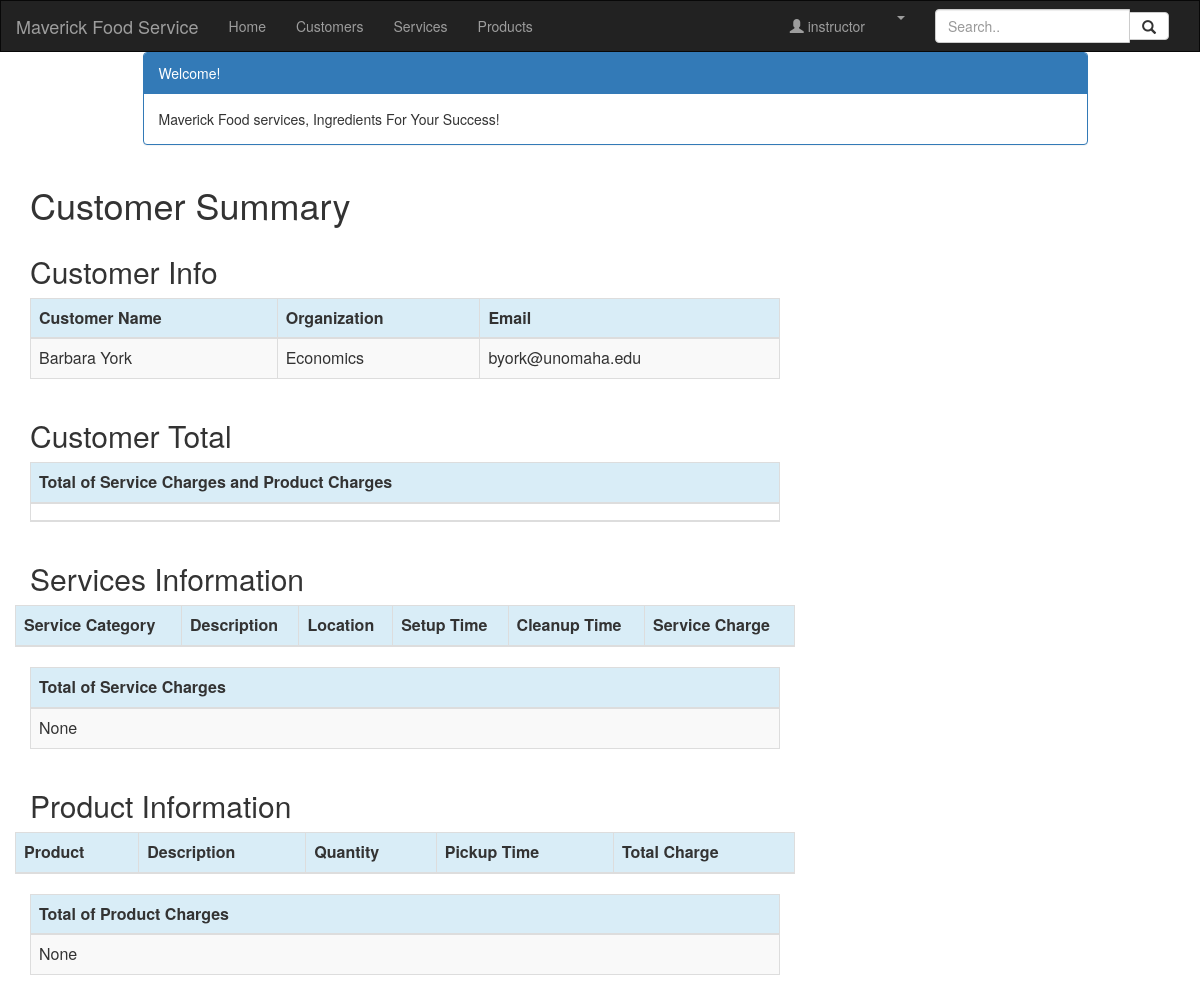
The page /customer/1/summary/ (signed in) on the database its author committed.
### crm/models.py (models this page shows, shortened)
class Customer(models.Model):
    cust_name = models.CharField(max_length=50)
    organization = models.CharField(max_length=100, blank=True)
    role = models.CharField(max_length=100)
    email = models.EmailField(max_length=100)
    bldgroom = models.CharField(max_length=100)
    address = models.CharField(max_length=200)
    account_number = models.IntegerField(blank=False, null=False)
    city = models.CharField(max_length=50)
    state = models.CharField(max_length=50)
    zipcode = models.CharField(max_length=10)
    phone_number = models.CharField(max_length=50)
    created_date = models.DateTimeField(
        default=timezone.now)
    updated_date = models.DateTimeField(auto_now_add=True)

### crm/views.py (the view)
# urls.py: path('customer/<int:pk>/summary/', views.summary, name='summary'),
@login_required
def summary(request, pk):
    customer = get_object_or_404(Customer, pk=pk)
    services = Service.objects.filter(cust_name=pk)
    products = Product.objects.filter(cust_name=pk)
    sum_service_charge = Service.objects.filter(cust_name=pk).aggregate(Sum('service_charge'))
    sum_product_charge = Product.objects.filter(cust_name=pk).aggregate(Sum('charge'))
    return render(request, 'crm/summary.html', {'customer': customer,
                                                'products': products,
                                                'services': services,
                                                'sum_service_charge': sum_service_charge,
                                                'sum_product_charge': sum_product_charge, })

### crm/templates/crm/summary.html (shortened to what this page needs)
{% extends 'crm/base.html' %}
{% block content %}
{% load mathfilters %}
{% load humanize %}
<div class="container">
    <div class="row">
        <div class="col-md-10 col-md-offset-1">
            <div class="panel panel-primary">
                <div class="panel-heading">Welcome!</div>
                <div class="panel-body">
                    Maverick Food services, Ingredients For Your Success!
                </div>
            </div>
        </div>
    </div>
</div>
<div class="row">
    <h1 style="padding-left: 15Px">Customer Summary </h1>
</div>
<div class="row">
    <h2 style="padding-left: 15Px">Customer Info</h2>
</div>
<table class="table table-striped table-bordered table-hover">
    <thead>
    <tr class="bg-info">
        <th>Customer Name</th>
        <th>Organization</th>
        <th>Email</th>
    </tr>
    </thead>
    <tbody>
    <tr>
        <td>{{ customer.cust_name }}</td>
        <td>{{ customer.organization }}</td>
        <td>{{ customer.email }}</td>
    </tr>
    </tbody>
</table>
<div class="row">
    <h2 style="padding-left: 15Px">Customer Total</h2>
</div>
<table class="table table-striped table-bordered table-hover">
    <thead>
    <tr class="bg-info">
        <th>Total of Service Charges and Product Charges</th>
    </tr>
    <td>{{ sum_service_charge.service_charge__sum|addition:sum_product_charge.charge__sum }}</td>
    </thead>
</table>
<div class="row">
    <h2 style="padding-left: 15Px">Services Information</h2>
</div>
<div class="row">
    <table class="table table-striped table-bordered table-hover">
        <thead>
        <tr class="bg-info">
            <th>Service Category</th>
            <th>Description</th>
            <th>Location</th>
            <th>Setup Time</th>
            <th>Cleanup Time</th>
            <th>Service Charge</th>
        </tr>
        </thead>
    </table>
</div>
<table class="table table-striped table-bordered table-hover">
    <thead>
    <tr class="bg-info">
        <th>Total of Service Charges</th>
    </tr>
    </thead>
    <tbody>
    <tr>
        <td>{{ sum_service_charge.service_charge__sum|intcomma }}</td>
    </tr>
    </tbody>
</table>
<div class="row">
    <h2 style="padding-left: 15Px">Product Information</h2>
</div>
<div class="row">
    <table class="table table-striped table-bordered table-hover">
        <thead>
        <tr class="bg-info">
            <th>Product</th>
            <th>Description</th>
            <th>Quantity</th>
            <th>Pickup Time</th>
            <th>Total Charge</th>
        </tr>
        </thead>
    </table>
</div>
<table class="table table-striped table-bordered table-hover">
    <thead>
    <tr class="bg-info">
        <th>Total of Product Charges</th>
    </tr>
    </thead>
    <tbody>
    <tr>
        <td>{{ sum_product_charge.charge__sum|intcomma }}</td>
    </tr>
    </tbody>
</table>
</div>
{% endblock %}

### crm/templates/crm/base.html (shortened to what this page needs)
{% load staticfiles %}
<html lang="en">
<head>
    <link rel="stylesheet" href="https://maxcdn.bootstrapcdn.com/bootstrap/3.3.7/css/bootstrap.min.css">
</head>
<body id="app-layout">
<nav class="navbar navbar-inverse">
    <div class="container-fluid">
        <div class="navbar-header">
            <a class="navbar-brand" href="/">
                Maverick Food Service
            </a>
        </div>
        <div class="collapse navbar-collapse" id="myNavbar">
            <ul class="nav navbar-nav">
                <li><a href="{% url 'crm:home' %}">Home</a></li>
                <li><a href="{% url 'crm:customer_list' %}">Customers</a></li>
                <li><a href="{% url 'crm:service_list' %}">Services</a></li>
                <li><a href="{% url 'crm:product_list' %}">Products</a></li>
            </ul>
            <form class="navbar-form navbar-right" role="search">
                <div class="form-group input-group">
                    <input type="text" class="form-control" placeholder="Search..">
                    <span class="input-group-btn">
            <button class="btn btn-default" type="button">
              <span class="glyphicon glyphicon-search"></span>
            </button>
          </span>
                </div>
            </form>
            <ul class="nav navbar-nav navbar-right">
                <li><a href="#"><span class="glyphicon glyphicon-user"></span> {{ user.username }}</a></li>
                {% if user.is_authenticated %}
                <li class="dropdown">
                    <a href="#" class="dropdown-toggle" data-toggle="dropdown" role="button" aria-expanded="false">
                        <span class="caret"></span>
                    </a>
                </li>
                {% else %}
                <li><a href="{% url 'login' %}"><span class="glyphicon glyphicon-log-in"></span> Login</a></li>
                {% endif %}
            </ul>
        </div>
    </div>
</nav>
<div class="content container">
    <div class="row">
        <div class="col-md-8">
            {% block content %}{% endblock %}
        </div>
    </div>
</body>
</html>

### crm/templates/crm/base.html (style rules this page uses)
.navbar { margin-bottom: 0; border-radius: 0; }

### rows shown on the page
Customer: cust_name "Barbara York", organization "Economics", email "byork@unomaha.edu"

### other values the page prints
{{ user.username }} "instructor"
{{ sum_service_charge.service_charge__sum|intcomma }} "None"
{{ sum_product_charge.charge__sum|intcomma }} "None"
